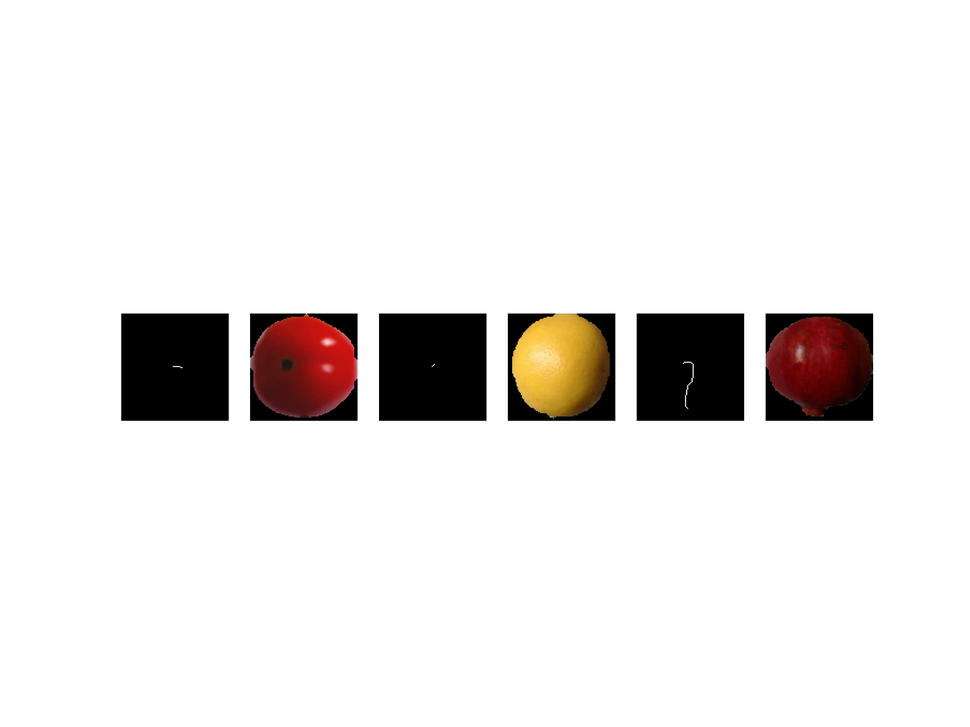
#> input picture Visualization/height_and_width.png, 970 x 727 px, shrunk from 7680 x 5760 before the run
$ python -i algorithms.py   (imports and definitions only)
#> lines starting #> are read from the running program, lines starting #| are printed output that depends on the picture; after the words box and inside, x2 and y2 are one past the last pixel; in counts of white or black regions, pixels touching at a corner belong together
import os
import numpy as np
import cv2
import torch
from PIL import Image
import matplotlib.pyplot as plt
import matplotlib
import sys
import scipy
from skimage.morphology import skeletonize, thin, opening, erosion, binary_erosion
from skimage import feature
from scipy import ndimage as ndi
from  scipy.ndimage.morphology  import binary_fill_holes


def _extract_foreground_single_image(image):
  imgcopy = np.copy(image)
  lowerBound = (230,230,230)
  upperBound = (255,255,255)
  thresh = cv2.inRange(imgcopy, lowerBound, upperBound)
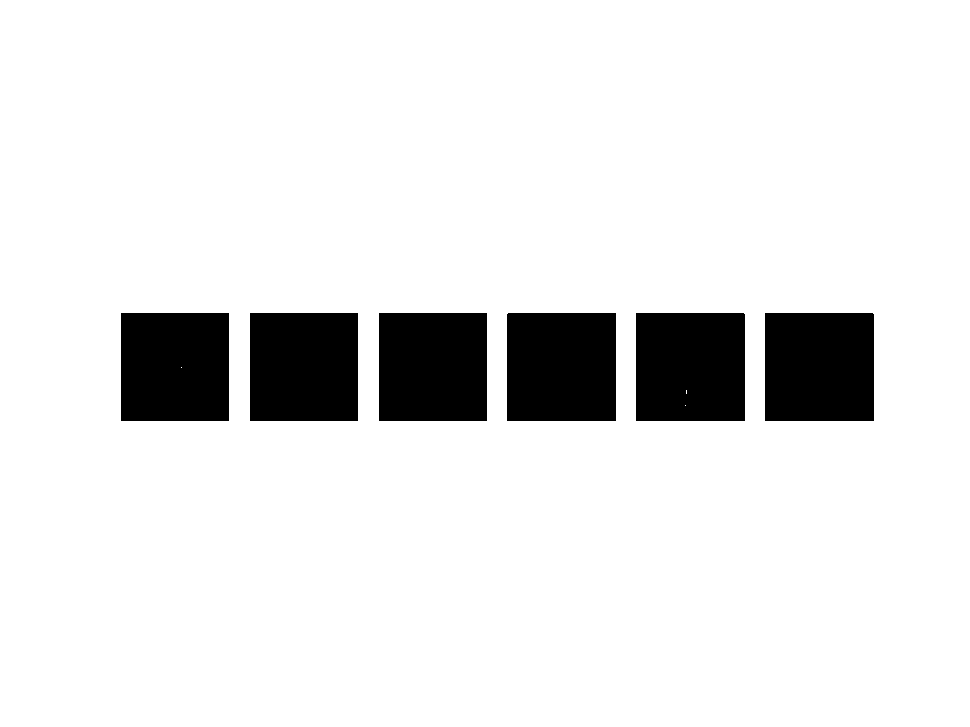
#> thresh: shape (727, 970); 90% white; 6 black regions, box (x1, y1, x2, y2) and area: (507, 313, 616, 421) 11771, (765, 313, 874, 421) 11771, (636, 313, 745, 421) 11766, (250, 313, 358, 421) 11664, (379, 313, 487, 421) 11664, (121, 313, 229, 421) 11663
  thresh = 255 - thresh
  mask = np.tile(thresh[:,:,np.newaxis],[1,1,3])/255

  mask[:,:,2] = mask[:,:,1] =  mask[:,:,0] = binary_fill_holes(mask[:,:,0].astype('int32'))
#> mask: shape (727, 970, 3) float64; values 0 (black) and 1 (white), 10% white; 6 white regions, box (x1, y1, x2, y2) and area: (507, 313, 616, 421) 11771, (636, 313, 745, 421) 11771, (765, 313, 874, 421) 11771, (121, 313, 229, 421) 11664, (250, 313, 358, 421) 11664, (379, 313, 487, 421) 11664

  # Erode the mask to make sure it captures only the fruit
  mask = erosion(mask)
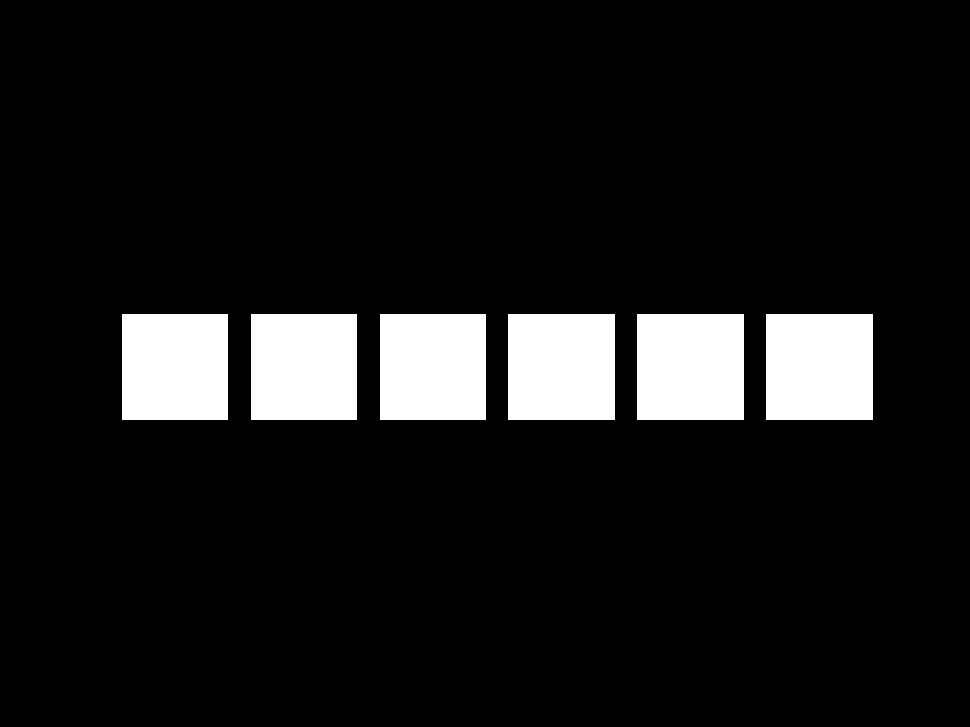
#> mask: shape (727, 970, 3) float64; values 0 (black) and 1 (white), 9.6% white; 6 white regions, box (x1, y1, x2, y2) and area: (508, 314, 615, 420) 11342, (637, 314, 744, 420) 11342, (766, 314, 873, 420) 11342, (122, 314, 228, 420) 11236, (251, 314, 357, 420) 11236, (380, 314, 486, 420) 11236
  mask = erosion(mask)
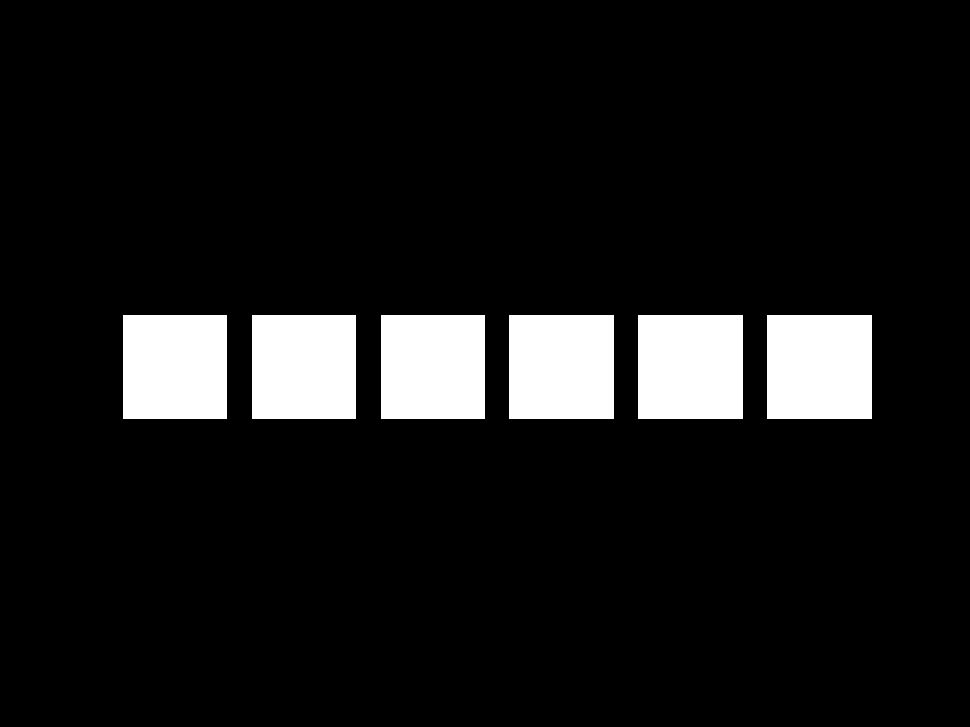
#> mask: shape (727, 970, 3) float64; values 0 (black) and 1 (white), 9.2% white; 6 white regions, box (x1, y1, x2, y2) and area: (509, 315, 614, 419) 10920, (638, 315, 743, 419) 10920, (767, 315, 872, 419) 10920, (123, 315, 227, 419) 10816, (252, 315, 356, 419) 10816, (381, 315, 485, 419) 10816
  foreground =  image*mask/255.
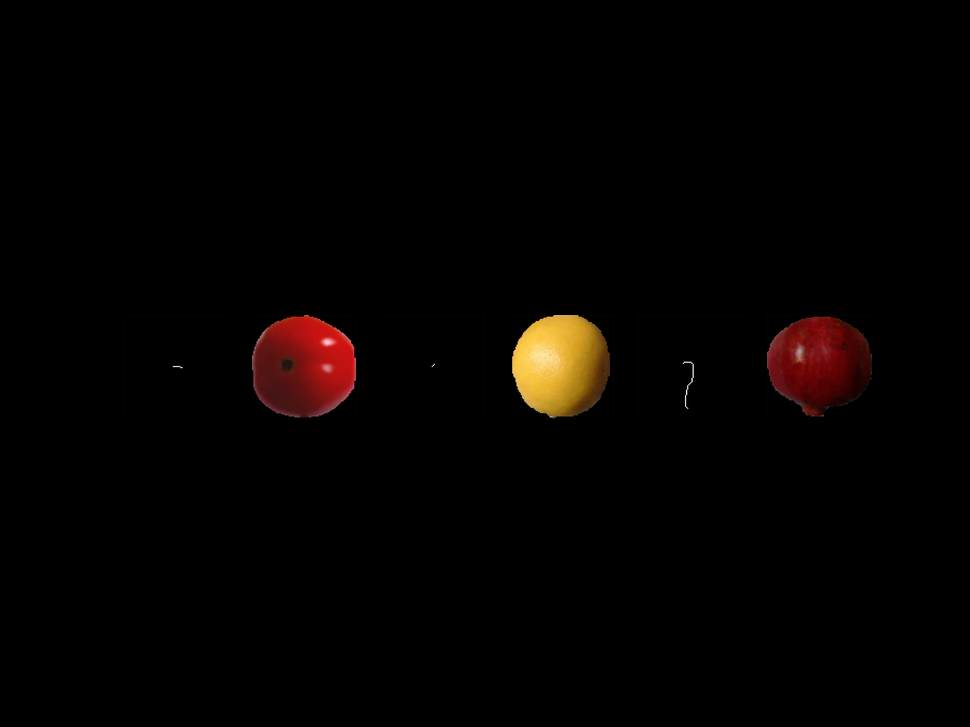
#> foreground: shape (727, 970, 3) float64; mean R, G, B 0.0194, 0.00879, 0.00423

  return mask, foreground


# [182 lines left out: functions extract_foreground, extract_color_from_hue_histogram, maximum_height_and_width, extracting_skeleton, derivatives, derivatives3 and 2 more, not called in this run]

>>> import cv2
>>> picture = cv2.cvtColor(cv2.imread('Visualization/height_and_width.png'), cv2.COLOR_BGR2RGB)
>>> result = _extract_foreground_single_image(picture)
